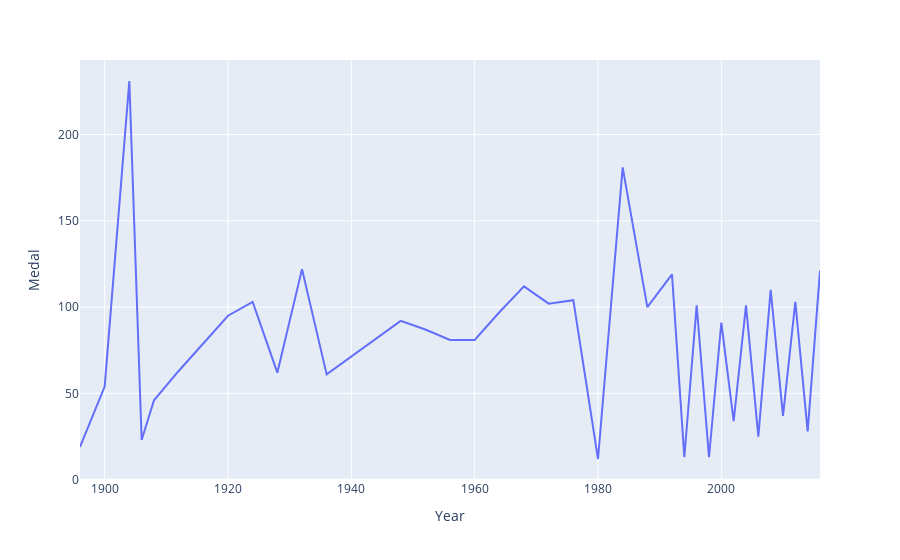

The cell this chart's notebook holds for it:
### Markdown cell above
### Country Wise
##### Countrywise medal tally per year(line plot)
##### what countries are good at heatmap
##### Most successfull Athletes(top 10)

### Code cell
temp_df = df.dropna(subset=['Medal']) 
temp_df = df.drop_duplicates(subset=['Team', 'NOC', 'Games', 'Year', 'City', 'Sport', 'Event', 'Medal'])
new_df  = temp_df[temp_df['region']=='USA']
final_df = new_df.groupby('Year').count()['Medal'].reset_index()
fig = px.line(final_df,x="Year",y='Medal')
fig.show()

### Figure 1 — Plotly figure (JSON) as saved in the notebook; plotly's stock layout.template omitted (floating-point values rounded to 4 significant figures)
{"data": [{"hovertemplate": "Year=%{x}<br>Medal=%{y}<extra></extra>", "legendgroup": "", "line": {"color": "#636efa", "dash": "solid"}, "marker": {"symbol": "circle"}, "mode": "lines", "name": "", "orientation": "v", "showlegend": false, "type": "scatter", "x": [1896, 1900, 1904, 1906, 1908, 1912, 1920, 1924, 1928, 1932, 1936, 1948, 1952, 1956, 1960, 1964, 1968, 1972, 1976, 1980, 1984, 1988, 1992, 1994, 1996, 1998, 2000, 2002, 2004, 2006, 2008, 2010, 2012, 2014, 2016], "xaxis": "x", "y": [19, 54, 231, 23, 46, 63, 95, 103, 62, 122, 61, 92, 87, 81, 81, 97, 112, 102, 104, 12, 181, 100, 119, 13, 101, 13, 91, 34, 101, 25, 110, 37, 103, 28, 121], "yaxis": "y"}], "layout": {"legend": {"tracegroupgap": 0}, "margin": {"t": 60}, "xaxis": {"anchor": "y", "domain": [0, 1], "title": {"text": "Year"}}, "yaxis": {"anchor": "x", "domain": [0, 1], "title": {"text": "Medal"}}}}
